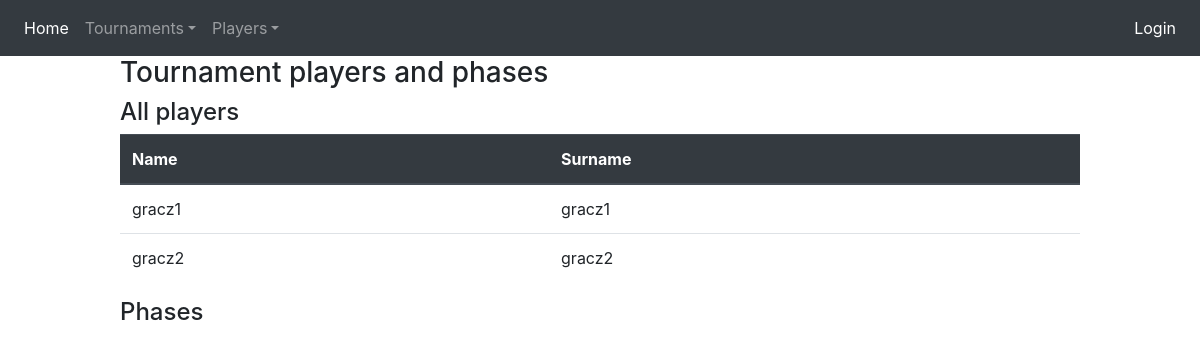
The app's page /tournaments/phase/1, older data.
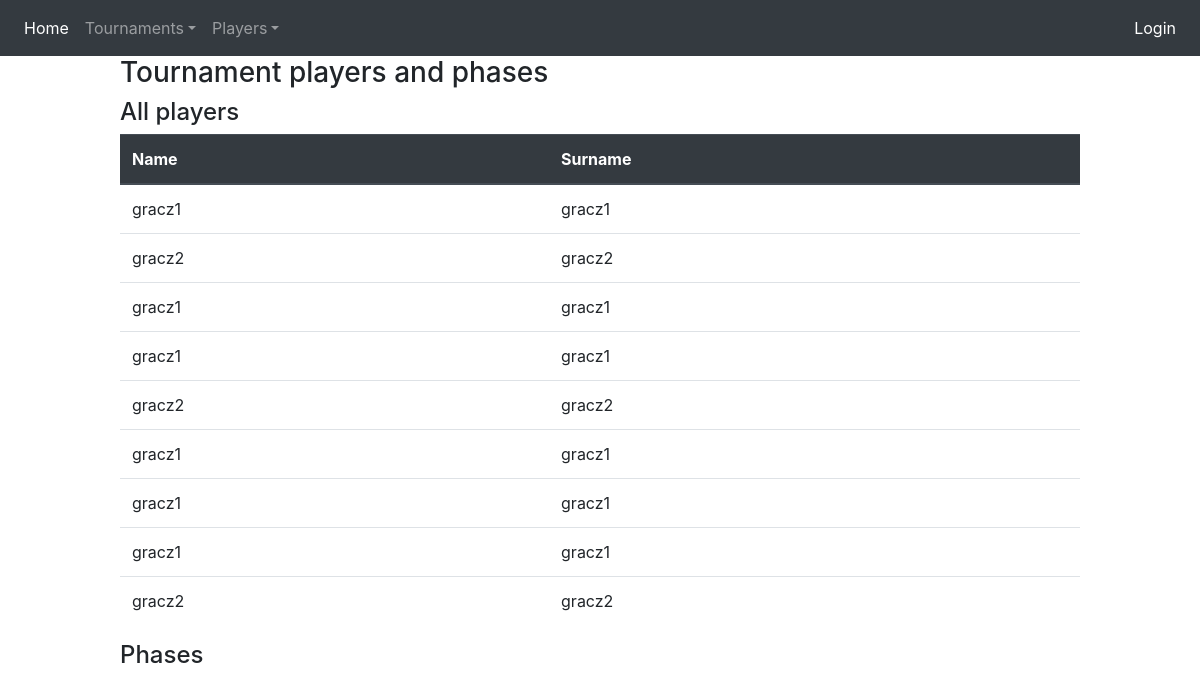
The same page, newer data.
### Project_Python/models/player_tournament_model.py (models this page shows, shortened)
class PlayerTournament(models.Model):
    id = models.AutoField(db_index=True, primary_key=True)
    tournament = models.ForeignKey(Tournament, on_delete=models.CASCADE)
    player = models.ForeignKey(Player, on_delete=models.CASCADE)

### Project_Python/models/player_model.py (models this page shows, shortened)
class Player(models.Model):
    id = models.AutoField(db_index=True, primary_key=True)
    name = models.CharField(max_length=20)
    surname = models.CharField(max_length=20)

### Project_Python/views/tournament_phase_view.py (the view)
# urls.py: path('tournaments/phase/<int:pk>', tournament_phase_view.tournament_phase_list, name="tournament_results"),
def tournament_phase_list(request, pk):
    phases = TournamentPhase.objects.filter(tournament=pk)
    phases_players = TournamentPhasePlayer.objects.all( )
    players = PlayerTournament.objects.all( ).filter(tournament=pk)
    tournament_id = pk
    template = loader.get_template('tournament_phase_list.html')
    context = {
        'phases_list': phases,
        'player_tournament_list': players,
        'tournament': tournament_id,
        'phases_players': phases_players,
    }
    return HttpResponse(template.render(context, request))

### Project_Python/templates/tournament_phase_list.html (shortened to what this page needs)
{% extends 'Project_Python/scheleton.html' %}
{% load bootstrap4 %}
{% block content %}
    <h3>Tournament players and phases</h3>
    <tr>
        <h4>All players</h4>
    </tr>
    <table class="table">
        <thead class="thead-dark">
        <tr>
            <th>Name</th>
            <th>Surname</th>
        </tr>
        </thead>
        <tbody>
        {% for playertournament in player_tournament_list %}
            <tr>
                <td>{{ playertournament.player.name }}</td>
                <td>{{ playertournament.player.surname }}</td>
            </tr>
        {% endfor %}
        </tbody>
    </table>
    <tr>
        <h4>Phases</h4>
    </tr>
{% endblock %}

Row changes from the older to the newer data that the page shows:
added PlayerTournament: player.name "gracz1", player.surname "gracz1"
added PlayerTournament: player.name "gracz1", player.surname "gracz1"
added PlayerTournament: player.name "gracz2", player.surname "gracz2"
added PlayerTournament: player.name "gracz1", player.surname "gracz1"
added PlayerTournament: player.name "gracz1", player.surname "gracz1"
added PlayerTournament: player.name "gracz1", player.surname "gracz1"
added PlayerTournament: player.name "gracz2", player.surname "gracz2"
